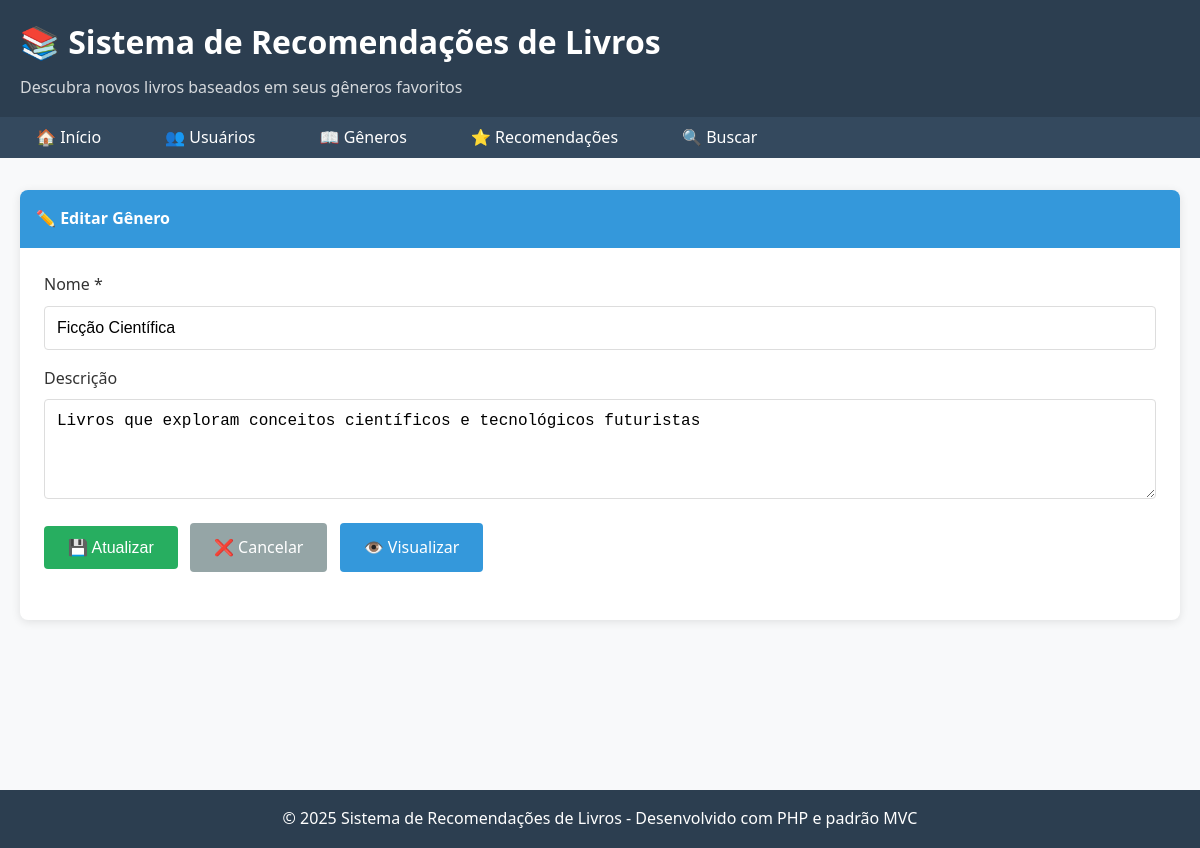
/generos/editar/1, run on the app's committed database.
### tables this page shows
CREATE TABLE generos (
    id INT AUTO_INCREMENT PRIMARY KEY,
    nome VARCHAR(100) NOT NULL UNIQUE,
    descricao TEXT,
    data_cadastro TIMESTAMP DEFAULT CURRENT_TIMESTAMP
);

### app/Controllers/GeneroController.php (called while the page is built, shortened)
<?php
class GeneroController extends Controller {
    private $generoService;
    public function __construct() {
        $this->generoService = new GeneroService();
    }
    public function editar($id) {
        try {
            $genero = $this->generoService->buscarGenero($id);
            $this->render('genero/editar', [
                'genero' => $genero,
                'success_message' => $this->getSuccessMessage(),
                'error_message' => $this->getErrorMessage()
            ]);
        } catch (Exception $e) {
            $this->setErrorMessage($e->getMessage());
            $this->redirect('/generos');
        }
    }
}
?>

### index.php (called while the page is built, shortened)
<?php
require_once dirname(__DIR__) . '/core/Autoload.php';
require_once dirname(__DIR__) . '/routes/Router.php';
$router = new Router();
$router->get('/', 'Home', 'index');
$router->get('/buscar', 'Home', 'buscar');
$router->get('/usuarios', 'Usuario', 'index');
$router->get('/usuarios/criar', 'Usuario', 'criar');
$router->post('/usuarios/salvar', 'Usuario', 'salvar');
$router->get('/usuarios/editar/{id}', 'Usuario', 'editar');
$router->post('/usuarios/atualizar/{id}', 'Usuario', 'atualizar');
$router->get('/usuarios/remover/{id}', 'Usuario', 'remover');
$router->get('/usuarios/visualizar/{id}', 'Usuario', 'visualizar');
$router->get('/generos', 'Genero', 'index');
$router->get('/generos/criar', 'Genero', 'criar');
$router->post('/generos/salvar', 'Genero', 'salvar');
$router->get('/generos/editar/{id}', 'Genero', 'editar');
$router->post('/generos/atualizar/{id}', 'Genero', 'atualizar');
$router->get('/generos/remover/{id}', 'Genero', 'remover');
$router->get('/generos/visualizar/{id}', 'Genero', 'visualizar');
$router->get('/recomendacoes', 'Recomendacao', 'index');
$router->get('/recomendacoes/criar', 'Recomendacao', 'criar');
$router->post('/recomendacoes/salvar', 'Recomendacao', 'salvar');
$router->get('/recomendacoes/editar/{id}', 'Recomendacao', 'editar');
$router->post('/recomendacoes/atualizar/{id}', 'Recomendacao', 'atualizar');
$router->get('/recomendacoes/remover/{id}', 'Recomendacao', 'remover');
$router->get('/recomendacoes/visualizar/{id}', 'Recomendacao', 'visualizar');
try {
    $router->dispatch();
} catch (Exception $e) {
    http_response_code(500);
    echo "<h1>Erro interno do servidor</h1>";
    echo "<p>" . htmlspecialchars($e->getMessage()) . "</p>";
    if (true) {
        echo "<pre>" . htmlspecialchars($e->getTraceAsString()) . "</pre>";
    }
}
?>

### core/Autoload.php (called while the page is built, shortened)
<?php
class Autoload {
    public static function load($className) {
        $baseDir = dirname(__DIR__) . '/';
        $directories = [
            'app/Models/',
            'app/Controllers/',
            'app/DAO/',
            'app/Services/',
            'core/',
            'core/Database/'
        ];
        foreach ($directories as $directory) {
            $file = $baseDir . $directory . $className . '.php';
            if (file_exists($file)) {
                return;
            }
        }
    }
}
?>

### config/config.php (called while the page is built, shortened)
<?php
class Config {
    public static function getDSN() {
        return "mysql:host=" . self::DB_HOST . ";dbname=" . self::DB_NAME . ";charset=" . self::DB_CHARSET;
    }
    public static function getPDOOptions() {
        return [
            PDO::ATTR_ERRMODE => PDO::ERRMODE_EXCEPTION,
            PDO::ATTR_DEFAULT_FETCH_MODE => PDO::FETCH_ASSOC,
            PDO::ATTR_EMULATE_PREPARES => false,
        ];
    }
}
?>

### core/Database/MysqlSingleton.php (called while the page is built, shortened)
<?php
require_once dirname(__DIR__, 2) . '/config/config.php';
class MysqlSingleton {
    private static $instance = null;
    private $connection;
    private function __construct() {
        try {
            $this->connection = new PDO(
                Config::getDSN(),
                Config::DB_USER,
                Config::DB_PASS,
                Config::getPDOOptions()
            );
        } catch (PDOException $e) {
            throw new Exception("Erro na conexão com o banco de dados: " . $e->getMessage());
        }
    }
    public static function getInstance() {
        if (self::$instance === null) {
            self::$instance = new self();
        }
        return self::$instance;
    }
    public function query($sql, $params = []) {
        try {
            $stmt = $this->connection->prepare($sql);
            $stmt->execute($params);
            return $stmt;
        } catch (PDOException $e) {
            throw new Exception("Erro na execução da query: " . $e->getMessage());
        }
    }
}
?>

### app/Services/GeneroService.php (called while the page is built, shortened)
<?php
class GeneroService {
    private $generoDAO;
    public function __construct() {
        $this->generoDAO = new GeneroDAO();
    }
    public function buscarGenero($id) {
        $genero = $this->generoDAO->buscarPorId($id);
        return $genero;
    }
}
?>

### app/DAO/GeneroDAO.php (called while the page is built, shortened)
<?php
class GeneroDAO implements IGeneroDAO {
    private $db;
    public function __construct() {
        $this->db = MysqlSingleton::getInstance();
    }
    public function buscarPorId($id) {
        $sql = "SELECT * FROM generos WHERE id = ?";
        $stmt = $this->db->query($sql, [$id]);
        $data = $stmt->fetch();
        if ($data) {
            return Genero::fromArray($data);
        }
        return null;
    }
}
?>

### app/Models/Genero.php (called while the page is built, shortened)
<?php
class Genero {
    private $id;
    private $nome;
    private $descricao;
    public function __construct($id = null, $nome = null, $descricao = null, $dataCadastro = null) {
        $this->id = $id;
        $this->nome = $nome;
        $this->descricao = $descricao;
    }
    public function getId() {
        return $this->id;
    }
    public function getNome() {
        return $this->nome;
    }
    public function getDescricao() {
        return $this->descricao;
    }
    public static function fromArray($data) {
        return new self(
            $data['id'] ?? null,
            $data['nome'] ?? null,
            $data['descricao'] ?? null,
            $data['data_cadastro'] ?? null
        );
    }
}
?>

### app/Views/genero/editar.php (the view)
<?php include dirname(__DIR__) . '/layout/header.php'; ?>
<div class="card">
    <div class="card-header">
        ✏️ Editar Gênero
    </div>
    <div class="card-body">
        <form method="POST" action="/generos/atualizar/<?= $genero->getId() ?>">
            <div class="form-group">
                <label for="nome" class="form-label">Nome *</label>
                <input type="text" id="nome" name="nome" class="form-control"
                       value="<?= htmlspecialchars($genero->getNome()) ?>" required maxlength="100">
            </div>
            <div class="form-group">
                <label for="descricao" class="form-label">Descrição</label>
                <textarea id="descricao" name="descricao" class="form-control" rows="4"><?= htmlspecialchars($genero->getDescricao() ?? '') ?></textarea>
            </div>
            <div class="form-group">
                <button type="submit" class="btn btn-success">💾 Atualizar</button>
                <a href="/generos" class="btn btn-secondary">❌ Cancelar</a>
                <a href="/generos/visualizar/<?= $genero->getId() ?>" class="btn btn-primary">👁️ Visualizar</a>
            </div>
        </form>
    </div>
</div>
<?php include dirname(__DIR__) . '/layout/footer.php'; ?>

### routes/Router.php (shortened to what this page needs)
<?php
class Router {
    private $routes = [];
    private function addRoute($httpMethod, $path, $controller, $method) {
        $this->routes[] = [
            'method' => $httpMethod,
            'path' => $path,
            'controller' => $controller,
            'action' => $method
        ];
    }
    public function dispatch() {
        $requestMethod = $_SERVER['REQUEST_METHOD'];
        $requestUri = $_SERVER['REQUEST_URI'];
        $requestUri = strtok($requestUri, '?');
        $scriptName = dirname($_SERVER['SCRIPT_NAME']);
        if ($scriptName !== '/') {
            $requestUri = str_replace($scriptName, '', $requestUri);
        }
        foreach ($this->routes as $route) {
            if ($route['method'] === $requestMethod && $this->matchPath($route['path'], $requestUri)) {
                $this->callController($route['controller'], $route['action'], $requestUri, $route['path']);
                return;
            }
        }
    }
    private function matchPath($routePath, $requestUri) {
        $pattern = preg_replace('/\{[^}]+\}/', '([^/]+)', $routePath);
        $pattern = '#^' . $pattern . '$#';
        return preg_match($pattern, $requestUri);
    }
    private function callController($controllerName, $method, $requestUri, $routePath) {
        $controller = new $controllerClass();
        $params = $this->extractParams($routePath, $requestUri);
        call_user_func_array([$controller, $method], $params);
    }
    private function extractParams($routePath, $requestUri) {
        $routeParts = explode('/', trim($routePath, '/'));
        $uriParts = explode('/', trim($requestUri, '/'));
        $params = [];
        for ($i = 0; $i < count($routeParts); $i++) {
            if (isset($routeParts[$i]) && preg_match('/\{([^}]+)\}/', $routeParts[$i])) {
                $params[] = $uriParts[$i] ?? null;
            }
        }
        return $params;
    }
}
?>

### app/Views/layout/header.php (shortened to what this page needs)
<!DOCTYPE html>
<html lang="pt-BR">
<head>
    <link rel="stylesheet" href="/css/style.css">
</head>
<body>
    <header class="header">
        <div class="container">
            <h1>📚 Sistema de Recomendações de Livros</h1>
            <p>Descubra novos livros baseados em seus gêneros favoritos</p>
        </div>
    </header>
    <nav class="nav">
        <div class="container">
            <ul>
                <li><a href="/">🏠 Início</a></li>
                <li><a href="/usuarios">👥 Usuários</a></li>
                <li><a href="/generos">📖 Gêneros</a></li>
                <li><a href="/recomendacoes">⭐ Recomendações</a></li>
                <li><a href="/buscar">🔍 Buscar</a></li>
            </ul>
        </div>
    </nav>
    <main class="main">
        <div class="container">

### app/Views/layout/footer.php (shortened to what this page needs)
        </div>
    </main>
    <footer class="footer">
        <div class="container">
            <p>&copy; <?= date('Y') ?> Sistema de Recomendações de Livros - Desenvolvido com PHP e padrão MVC</p>
        </div>
    </footer>
</body>
</html>

### style.css (style rules this page uses)
* { margin: 0; padding: 0; box-sizing: border-box; }
body { font-family: 'Segoe UI', Tahoma, Geneva, Verdana, sans-serif; line-height: 1.6; color: #333; background-color: #f8f9fa; }
.container { max-width: 1200px; margin: 0 auto; padding: 0 20px; }
.header { background-color: #2c3e50; color: white; padding: 1rem 0; box-shadow: 0 2px 4px rgba(0,0,0,0.1); }
.header h1 { margin-bottom: 0.5rem; }
.header p { opacity: 0.8; }
.nav { background-color: #34495e; padding: 0.5rem 0; }
.nav ul { list-style: none; display: flex; flex-wrap: wrap; }
.nav li { margin-right: 2rem; }
.nav a { color: white; text-decoration: none; padding: 0.5rem 1rem; border-radius: 4px; transition: background-color 0.3s; }
.main { padding: 2rem 0; min-height: calc(100vh - 200px); }
.card { background: white; border-radius: 8px; box-shadow: 0 2px 10px rgba(0,0,0,0.1); margin-bottom: 2rem; overflow: hidden; }
.card-header { background-color: #3498db; color: white; padding: 1rem; font-weight: bold; }
.card-body { padding: 1.5rem; }
.form-group { margin-bottom: 1rem; }
.form-label { display: block; margin-bottom: 0.5rem; font-weight: 500; }
.form-control { width: 100%; padding: 0.75rem; border: 1px solid #ddd; border-radius: 4px; font-size: 1rem; transition: border-color 0.3s; }
textarea.form-control { resize: vertical; min-height: 100px; }
.btn { display: inline-block; padding: 0.75rem 1.5rem; border: none; border-radius: 4px; text-decoration: none; cursor: pointer; font-size: 1rem; transition: all 0.3s; margin-right: 0.5rem; margin-bottom: 0.5rem; }
.btn-primary { background-color: #3498db; color: white; }
.btn-success { background-color: #27ae60; color: white; }
.btn-secondary { background-color: #95a5a6; color: white; }
.footer { background-color: #2c3e50; color: white; text-align: center; padding: 1rem 0; margin-top: 2rem; }

### data on the page
generos: nome "Ficção Científica", descricao "Livros que exploram conceitos científicos e tecnológicos futuristas"
